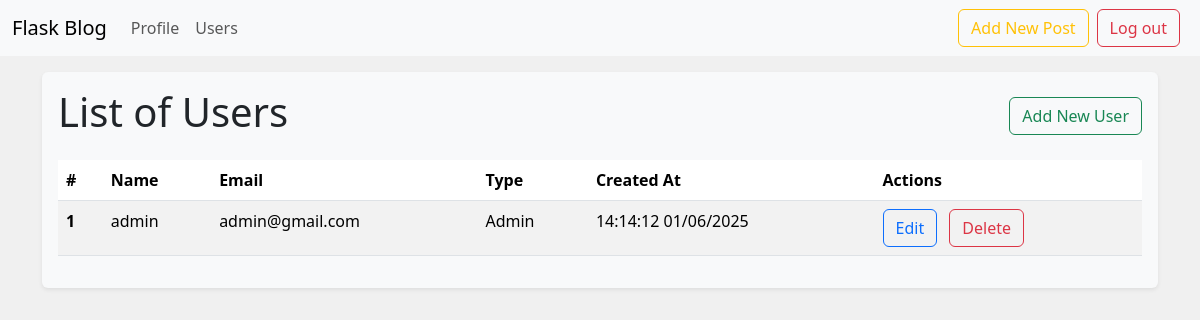
Screenshot of /users (signed in) with the database file from the repository.
### app/models.py (models this page shows, shortened)
class User(db.Model, UserMixin):
    id = db.Column(db.Integer, primary_key=True)
    name = db.Column(db.String(100), nullable=False)
    email = db.Column(db.String(100), nullable=False, unique=True)
    created_at = db.Column(db.DateTime, default=datetime.now)
    password = db.Column(db.String(128), nullable=False)
    is_admin = db.Column(db.Boolean, default=False)
    posts = db.relationship('Post', backref='author', lazy=True, cascade="all, delete-orphan")

### app/routes.py (the view)
@main.route("/users", methods=['GET'])
@login_required
@admin_required
def users():
    users = User.query.order_by(User.created_at)
    return render_template("users.html", users=users)

### app/__init__.py (called while the page is built)
def create_app():
    app = Flask(__name__)
    app.config['SECRET_KEY'] = "secret-key"
    app.config['SQLALCHEMY_DATABASE_URI'] = "sqlite:///database.db"
    db.init_app(app)
    login_manager = LoginManager()
    login_manager.init_app(app)
    login_manager.login_view = "main.login"
    from .models import User
    @login_manager.user_loader
    def load_user(user_id):
        return User.query.get(int(user_id))
    from .routes import main
    app.register_blueprint(main)
    return app

### app/routes.py (called while the page is built)
def admin_required(f):
    @wraps(f)
    def decorated_function(*args, **kwargs):
        if not current_user.is_authenticated:
            flash("Please log in first.")
            return redirect(url_for('main.login'))  # Adjust to your login route
        if not current_user.is_admin:
            flash("Admin access required.")
            return redirect(url_for('main.login'))  # Redirect to home or safe route
        return f(*args, **kwargs)
    return decorated_function

### app/templates/users.html (shortened to what this page needs)
{% extends "base.html" %} {% block content %}
<div class="shadow-sm p-3 mb-5 bg-body-tertiary rounded">
  <div class="d-flex justify-content-between align-items-center mb-3">
    <h1>List of Users</h1>
    <a href="{{ url_for('main.add_user') }}" class="btn btn-outline-success"
      >Add New User</a
    >
  </div>
  <table class="table table-striped table-hover">
    <thead>
      <tr>
        <th scope="col">#</th>
        <th scope="col">Name</th>
        <th scope="col">Email</th>
        <th scope="col">Type</th>
        <th scope="col">Created At</th>
        <th scope="col">Actions</th>
      </tr>
    </thead>
    <tbody>
      {% for user in users %}
      <tr>
        <th scope="row">{{ user.id }}</th>
        <td>{{ user.name }}</td>
        <td>{{ user.email }}</td>
        <td>{{ 'Admin' if user.is_admin else 'User' }}</td>
        <td>{{ user.created_at.strftime('%H:%M:%S %d/%m/%Y') }}</td>
        <td>
          <a
            href="{{ url_for('main.update_user', id=user.id) }}"
            class="btn btn-outline-primary me-2"
            role="button"
            >Edit</a
          >
          <a
            href="{{ url_for('main.delete_user', id=user.id) }}"
            class="btn btn-outline-danger"
            role="button"
            >Delete</a
          >
        </td>
      </tr>
      {% endfor %}
    </tbody>
  </table>
</div>
{% endblock %}

### app/templates/base.html (shortened to what this page needs)
<!DOCTYPE html>
<html lang="en">
  <head>
    <link
      href="https://cdn.jsdelivr.net/npm/bootstrap@5.3.6/dist/css/bootstrap.min.css"
      rel="stylesheet"
    />
    <link
      rel="stylesheet"
      href="{{ url_for('static', filename='css/style.css') }}"
    />
  </head>
  <body>
    {% include 'header.html' %}
    <div class="container">{% block content %} {% endblock %}</div>
  </body>
</html>

### app/templates/header.html (shortened to what this page needs)
<header>
  <nav class="navbar navbar-expand-lg bg-body-tertiary mb-3">
    <div class="container-fluid">
      <a class="navbar-brand" href="{{ url_for('main.index') }}">Flask Blog</a>
      <div class="collapse navbar-collapse" id="navbarSupportedContent">
        <ul class="navbar-nav me-auto mb-2 mb-lg-0">
          {% if current_user.is_authenticated %}
          <li class="nav-item">
            <a class="nav-link" href="{{ url_for('main.profile') }}">Profile</a>
          </li>
          {% if current_user.is_admin %}
          <li class="nav-item">
            <a class="nav-link" href="{{ url_for('main.users') }}">Users</a>
          </li>
          {% endif %} {% endif %}
        </ul>
        <form class="d-flex">
          {% if current_user.is_authenticated %}
          <a
            class="btn btn-outline-warning me-2"
            href="{{ url_for('main.add_post') }}"
            >Add New Post</a
          >
          <a
            class="btn btn-outline-danger me-2"
            href="{{ url_for('main.logout') }}"
            >Log out</a
          >
          {% endif %}
        </form>
      </div>
    </div>
  </nav>
</header>

### app/static/css/style.css (style rules this page uses)
body { background-color: #f0f0f0; }

### rows the page displays
User: id "1", name "admin", email "admin@gmail.com", is_admin "Admin", created_at "14:14:12 01/06/2025"
